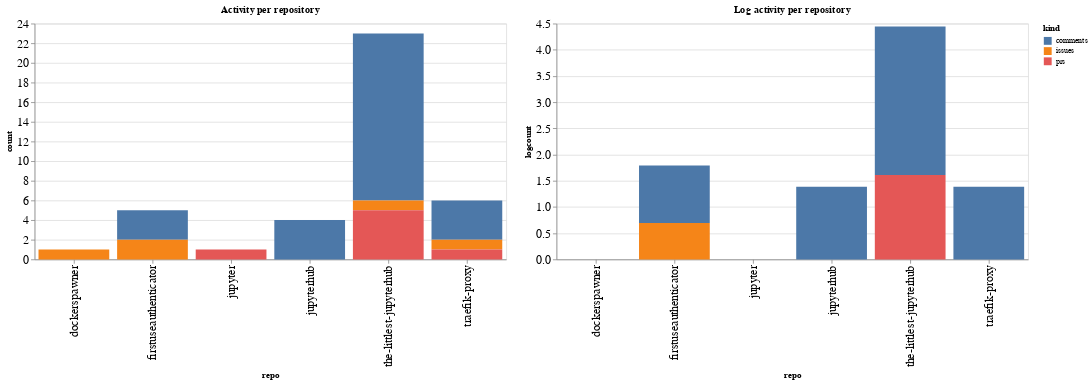

Notebook code cell kept with this figure:
### Code cell
ch1 = alt.Chart(repo_summaries, width=600, title="Activity per repository").mark_bar().encode(
    x='repo',
    y='count',
    color='kind',
    tooltip="kind"
)

ch2 = alt.Chart(repo_summaries, width=600, title="Log activity per repository").mark_bar().encode(
    x='repo',
    y='logcount',
    color='kind',
    tooltip="kind"
)

ch1 | ch2

### Figure 1 — Vega-Lite specification as saved in the notebook (floating-point values rounded to 4 significant figures)
{"config": {"axisLeft": {"labelFontSize": 15}, "axisBottom": {"labelFontSize": 15}}, "hconcat": [{"mark": "bar", "encoding": {"color": {"type": "nominal", "field": "kind"}, "tooltip": {"type": "nominal", "field": "kind"}, "x": {"type": "nominal", "field": "repo"}, "y": {"type": "quantitative", "field": "count"}}, "title": "Activity per repository", "width": 600}, {"mark": "bar", "encoding": {"color": {"type": "nominal", "field": "kind"}, "tooltip": {"type": "nominal", "field": "kind"}, "x": {"type": "nominal", "field": "repo"}, "y": {"type": "quantitative", "field": "logcount"}}, "title": "Log activity per repository", "width": 600}], "data": {"name": "data-873486a0a6369429ad89ff70eb7e6a88"}, "$schema": "https://vega.github.io/schema/vega-lite/v4.8.1.json", "datasets": {"data-873486a0a6369429ad89ff70eb7e6a88": [{"repo": "dockerspawner", "kind": "issues", "count": 1, "logcount": 0.0}, {"repo": "firstuseauthenticator", "kind": "comments", "count": 3, "logcount": 1.099}, {"repo": "firstuseauthenticator", "kind": "issues", "count": 2, "logcount": 0.6931}, {"repo": "jupyter", "kind": "prs", "count": 1, "logcount": 0.0}, {"repo": "jupyterhub", "kind": "comments", "count": 4, "logcount": 1.386}, {"repo": "the-littlest-jupyterhub", "kind": "comments", "count": 17, "logcount": 2.833}, {"repo": "the-littlest-jupyterhub", "kind": "issues", "count": 1, "logcount": 0.0}, {"repo": "the-littlest-jupyterhub", "kind": "prs", "count": 5, "logcount": 1.609}, {"repo": "traefik-proxy", "kind": "comments", "count": 4, "logcount": 1.386}, {"repo": "traefik-proxy", "kind": "issues", "count": 1, "logcount": 0.0}, {"repo": "traefik-proxy", "kind": "prs", "count": 1, "logcount": 0.0}]}}
